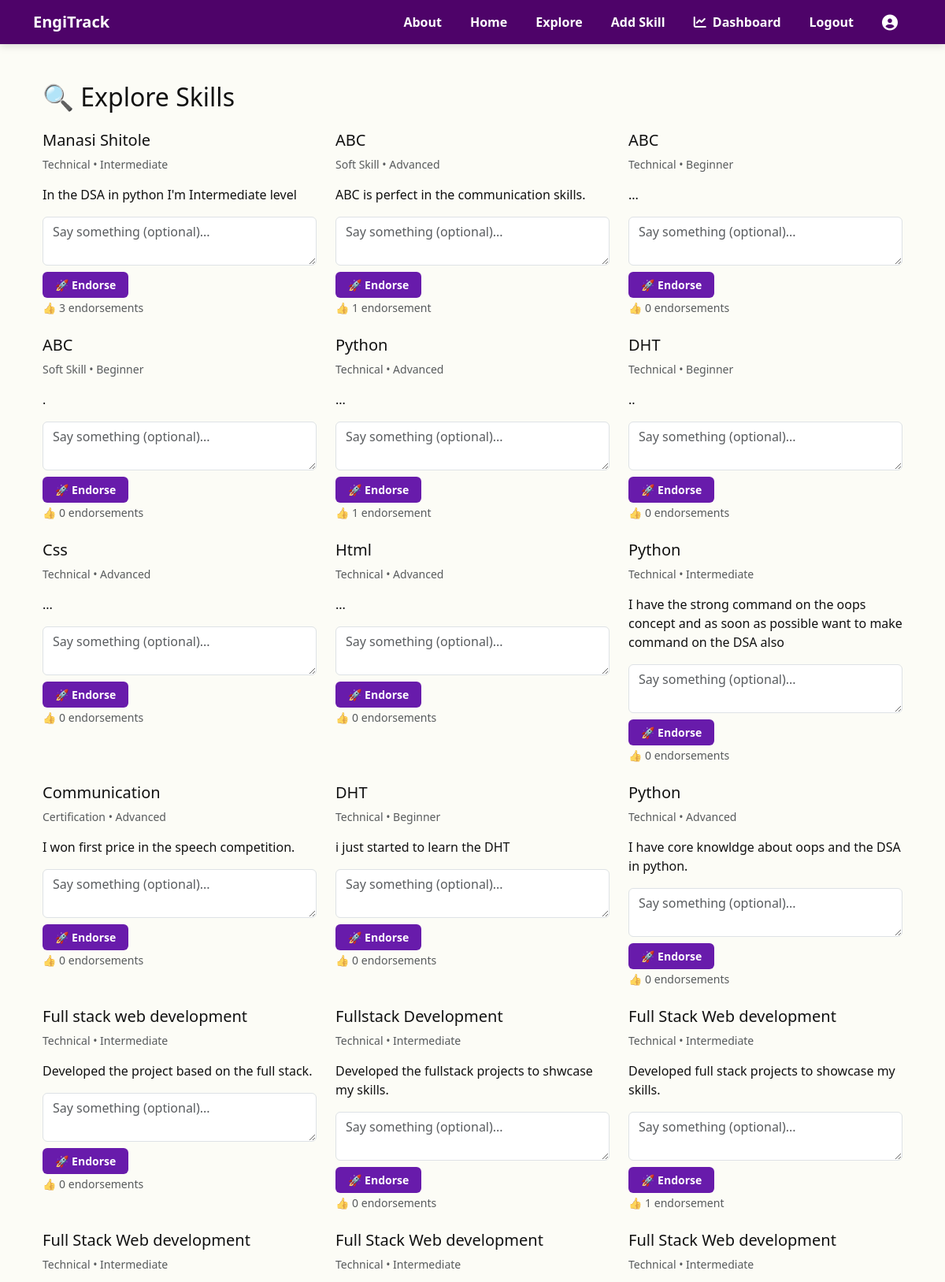
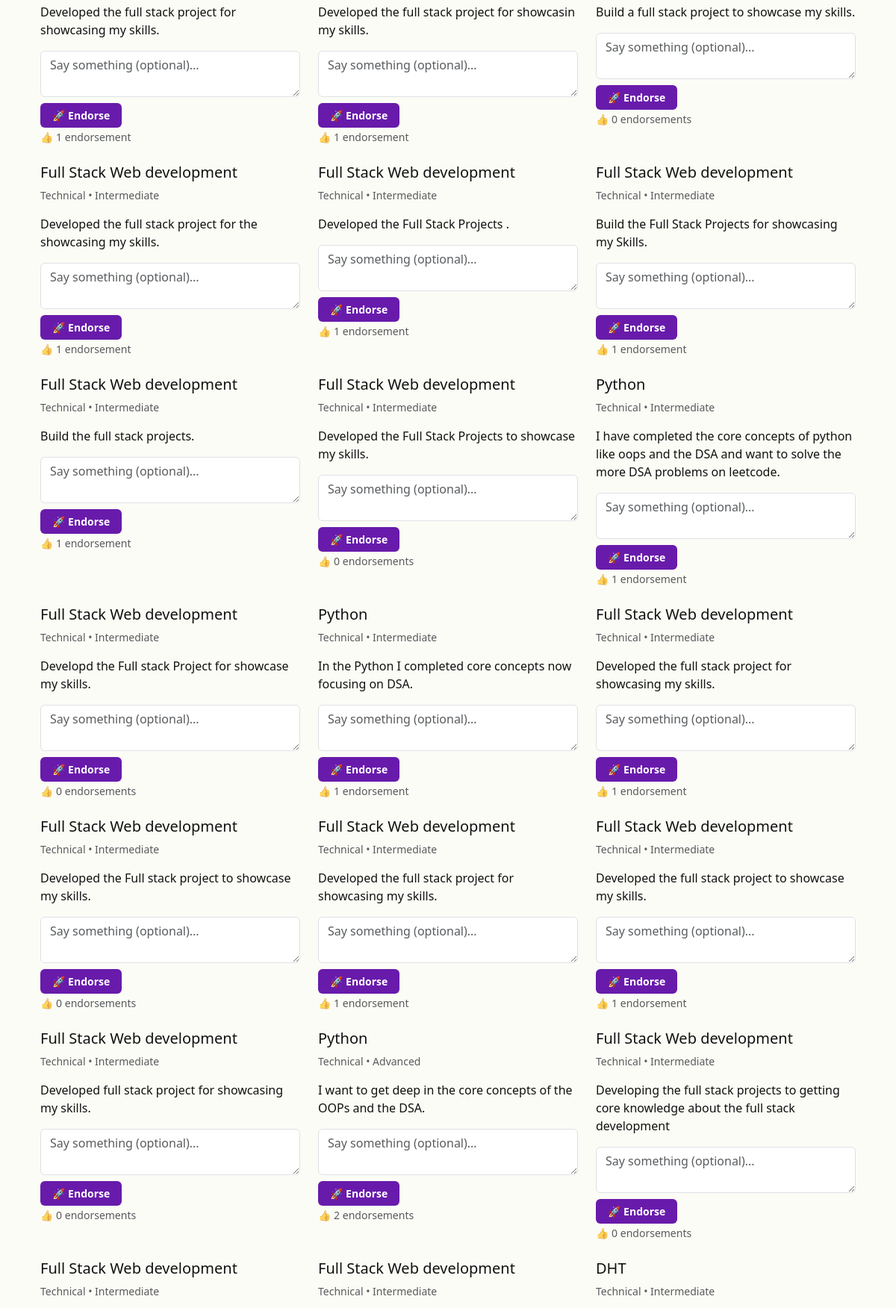
Screenshot of /explore/ (signed in, upper part) with the database file from the repository (2 pictures, top to bottom).
### tracker/models.py (models this page shows, shortened)
class Skill(models.Model):
    CATEGORY_CHOICES = [
        ('Technical', 'Technical'),
        ('Soft Skill', 'Soft Skill'),
        ('Certification', 'Certification'),
        ('Project', 'Project'),
        ('Other', 'Other'),
    ]
    LEVEL_CHOICES = [
        ('Beginner', 'Beginner'),
        ('Intermediate', 'Intermediate'),
        ('Advanced', 'Advanced'),
    ]
    user = models.ForeignKey(User, on_delete=models.CASCADE, null=True, blank=True)
    name = models.CharField(max_length=100)
    category = models.CharField(max_length=50, choices=CATEGORY_CHOICES)
    level = models.CharField(max_length=50, choices=LEVEL_CHOICES)
    description = models.TextField(blank=True)
    created_at = models.DateTimeField(auto_now_add=True)
    updated_at = models.DateTimeField(auto_now=True)
    goal_date = models.DateField(null=True, blank=True)  # NEW
    certificate = models.FileField(upload_to='certificates/', blank=True, null=True)

### tracker/views.py (the view)
# urls.py: path('explore/', views.explore_skills, name='explore_skills'),
def explore_skills(request):
    skills = Skill.objects.exclude(user=request.user)  # Show only others' skills
    return render(request, 'tracker/explore_skills.html', {'skills': skills})

### tracker/templates/tracker/explore_skills.html (shortened to what this page needs)
{% extends 'base.html' %}
{% block content %}
<div class="container mt-5">
    <h2 class="mb-4">🔍 Explore Skills</h2>
    <div class="row">
        {% for skill in skills %}
        <div class="col-md-4 mb-4">
            <div class="skill-card">
                <h5>{{ skill.name }}</h5>
                <p class="text-muted small">{{ skill.category }} • {{ skill.level }}</p>
                {% if skill.description %}<p>{{ skill.description }}</p>{% endif %}
                <form action="{% url 'endorse_skill' skill.id %}" method="post">
                    <textarea name="comment" rows="2" class="form-control mb-2"
                              placeholder="Say something (optional)..."></textarea>
                    <button type="submit" class="btn btn-sm btn-endorse">
  🚀 Endorse
</button>
                </form>
                <small class="text-muted">
                    👍 {{ skill.endorsements.count }} endorsement{{ skill.endorsements.count|pluralize }}
                </small>
            </div>
        </div>
        {% endfor %}
    </div>
</div>
{% endblock %}

### tracker/templates/base.html (style rules this page uses)
:root { --bg: #FCFCF6; --text: #111111; --accent: rgb(250, 248, 251); --skyblue: rgb(102, 43, 160); --pink: #F68CB9; }
body { background-color: var(--bg); color: var(--text); font-family: 'Segoe UI', Tahoma, Geneva, Verdana, sans-serif; margin: 0; padding: 0; }

### tracker/templates/tracker/explore_skills.html (style rules this page uses)
.btn-endorse { background-color:rgb(104, 27, 171); color: #fff; border: none; border-radius: 6px; font-weight: 600; padding: 6px 16px; transition: background-color 0.3s ease, transform 0.2s ease; }

### rows the page displays
Skill: name "Manasi Shitole", category "Technical", level "Intermediate", description "In the DSA in python I'm Intermediate level", endorsements.count "3"
Skill: name "ABC", category "Soft Skill", level "Advanced", description "ABC is perfect in the communication skills.", endorsements.count "1"
Skill: name "ABC", category "Technical", level "Beginner", description "...", endorsements.count "0"
Skill: name "ABC", category "Soft Skill", level "Beginner", description ".", endorsements.count "0"
Skill: name "Python", category "Technical", level "Advanced", description "...", endorsements.count "1"
Skill: name "DHT", category "Technical", level "Beginner", description "..", endorsements.count "0"
Skill: name "Css", category "Technical", level "Advanced", description "...", endorsements.count "0"
Skill: name "Html", category "Technical", level "Advanced", description "...", endorsements.count "0"
Skill: name "Python", category "Technical", level "Intermediate", description "I have the strong command on the oops concept and as soon as possible want to make command on the DSA also", endorsements.count "0"
Skill: name "Communication", category "Certification", level "Advanced", description "I won first price in the speech competition.", endorsements.count "0"
Skill: name "DHT", category "Technical", level "Beginner", description "i just started to learn the DHT", endorsements.count "0"
Skill: name "Python", category "Technical", level "Advanced", description "I have core knowldge about oops and the DSA in python.", endorsements.count "0"
Skill: name "Full stack web development", category "Technical", level "Intermediate", description "Developed the project based on the full stack.", endorsements.count "0"
Skill: name "Fullstack Development", category "Technical", level "Intermediate", description "Developed the fullstack projects to shwcase my skills.", endorsements.count "0"
Skill: name "Full Stack Web development", category "Technical", level "Intermediate", description "Developed full stack projects to showcase my skills.", endorsements.count "1"
Skill: name "Full Stack Web development", category "Technical", level "Intermediate", description "Developed the full stack project for showcasing my skills.", endorsements.count "1"
Skill: name "Full Stack Web development", category "Technical", level "Intermediate", description "Developed the full stack project for showcasin my skills.", endorsements.count "1"
Skill: name "Full Stack Web development", category "Technical", level "Intermediate", description "Build a full stack project to showcase my skills.", endorsements.count "0"
Skill: name "Full Stack Web development", category "Technical", level "Intermediate", description "Developed the full stack project for the showcasing my skills.", endorsements.count "1"
Skill: name "Full Stack Web development", category "Technical", level "Intermediate", description "Developed the Full Stack Projects .", endorsements.count "1"
Skill: name "Full Stack Web development", category "Technical", level "Intermediate", description "Build the Full Stack Projects for showcasing my Skills.", endorsements.count "1"
Skill: name "Full Stack Web development", category "Technical", level "Intermediate", description "Build the full stack projects.", endorsements.count "1"
Skill: name "Full Stack Web development", category "Technical", level "Intermediate", description "Developed the Full Stack Projects to showcase my skills.", endorsements.count "0"
Skill: name "Python", category "Technical", level "Intermediate", description "I have completed the core concepts of python like oops and the DSA and want to solve the more DSA problems on leetcode.", endorsements.count "1"
Skill: name "Full Stack Web development", category "Technical", level "Intermediate", description "Developd the Full stack Project for showcase my skills.", endorsements.count "0"
Skill: name "Python", category "Technical", level "Intermediate", description "In the Python I completed core concepts now focusing on DSA.", endorsements.count "1"
Skill: name "Full Stack Web development", category "Technical", level "Intermediate", description "Developed the full stack project for showcasing my skills.", endorsements.count "1"
Skill: name "Full Stack Web development", category "Technical", level "Intermediate", description "Developed the Full stack project to showcase my skills.", endorsements.count "0"
Skill: name "Full Stack Web development", category "Technical", level "Intermediate", description "Developed the full stack project for showcasing my skills.", endorsements.count "1"
Skill: name "Full Stack Web development", category "Technical", level "Intermediate", description "Developed the full stack project to showcase my skills.", endorsements.count "1"
Skill: name "Full Stack Web development", category "Technical", level "Intermediate", description "Developed full stack project for showcasing my skills.", endorsements.count "0"
Skill: name "Python", category "Technical", level "Advanced", description "I want to get deep in the core concepts of the OOPs and the DSA.", endorsements.count "2"
Skill: name "Full Stack Web development", category "Technical", level "Intermediate", description "Developing the full stack projects to getting core knowledge about the full stack development", endorsements.count "0"
Skill: name "Full Stack Web development", category "Technical", level "Intermediate"
Skill: name "Full Stack Web development", category "Technical", level "Intermediate"
Skill: name "DHT", category "Technical", level "Intermediate"
